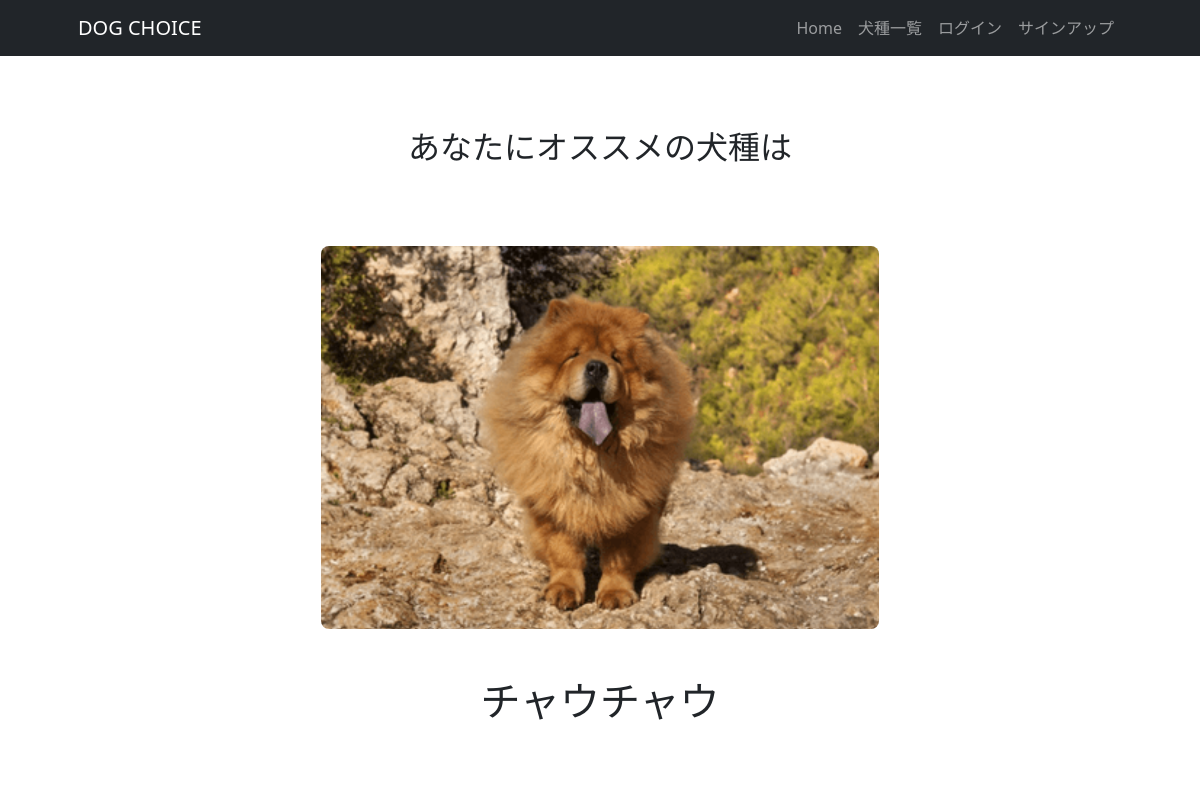
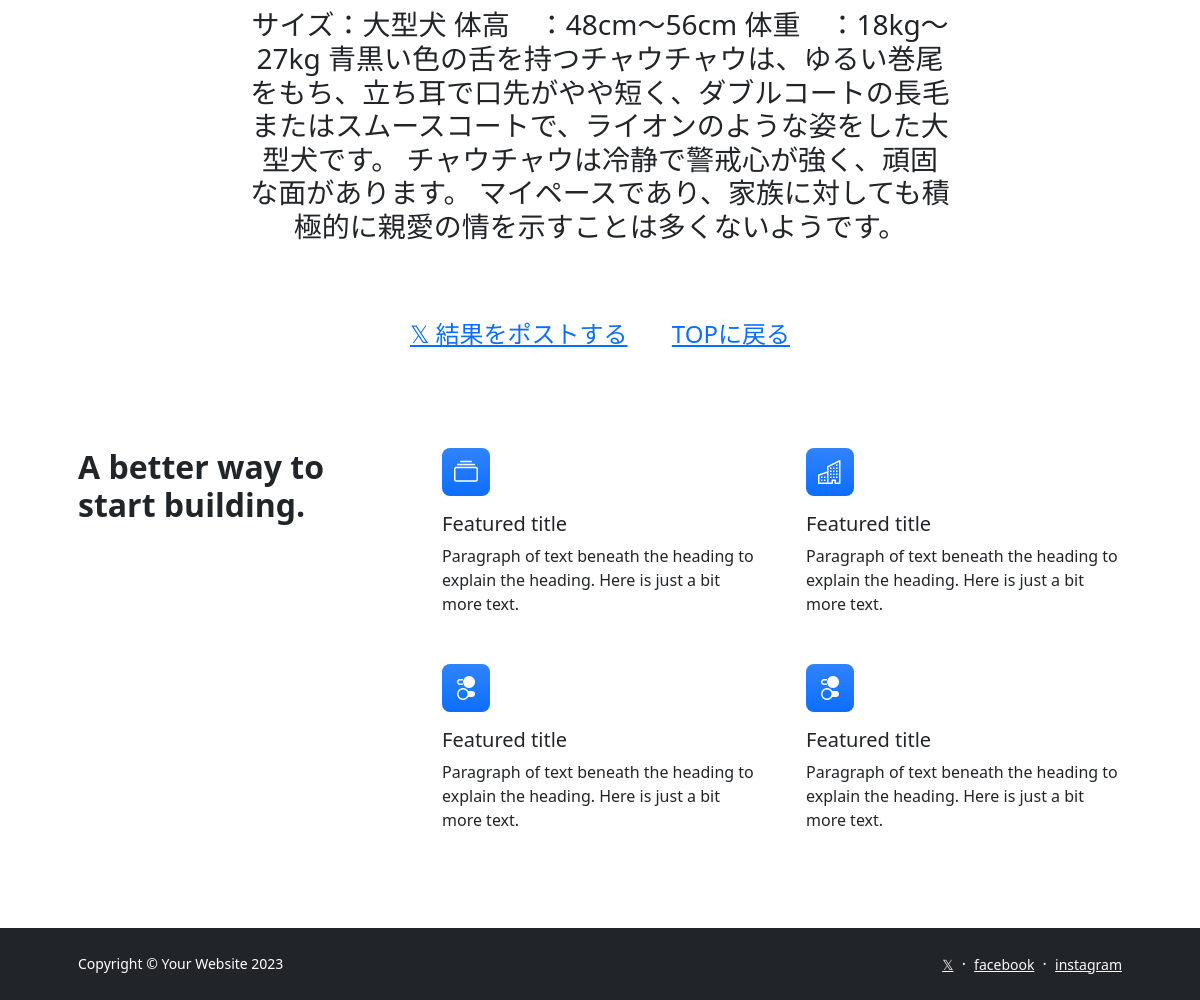
The page /dogs/9/ on the database its author committed (2 pictures, top to bottom).
### dogapp/models.py (models this page shows, shortened)
class Dogs(models.Model):
    dog_name = models.CharField(verbose_name='犬名', max_length=200)
    image = models.ImageField(verbose_name='イメージ', upload_to='photos')
    comment = models.TextField(verbose_name='コメント',)

### dogapp/views.py (the view)
# urls.py: path('dogs/<int:dog_id>/', views.dog_detail, name='dog_detail'),
def dog_detail(request, dog_id):
    dog = get_object_or_404(Dogs, pk=dog_id)
    return render(request, 'dog_detail.html', {'dog': dog})

### dogapp/templates/dog_detail.html (shortened to what this page needs)
{% extends 'base.html' %}
{% load static %}
    {% block contents %}
    <br><br><br>
        <body>
            <div class="text-center">
                <h2>あなたにオススメの犬種は</h2>
            </div>
        </body>
            <br>
            <div class="container">
                <div class="row">
                    <div class="col offset-0 text-center">
                        <img src="{{ dog.image.url }}" class="img-fluid rounded-3 my-5 mx-auto" style="max-width: 50%;" alt="...">
                        <h1>{{ dog.dog_name }}</h1><br><br><br>
                        <h3 class="text-center" style="max-width: 700px; margin: 0 auto;">{{ dog.comment }}</h3>
                    </div>
                </div>
            </div>
            <br><br><br>
            <div>
            <link rel="stylesheet" href="https://cdnjs.cloudflare.com/ajax/libs/font-awesome/6.2.0/css/all.min.css">
                <div class="text-center">
                <a href="https://twitter.com/intent/tweet?url={{ request.build_absolute_uri|urlencode }}&text=あなたにオススメの犬種は･･･ 【{{ dog.dog_name }}】<<犬種診断アプリ>>であなたにぴったりのパートナー見つけませんか？
                            &via=YourTwitterHandle" target="_blank" rel="noopener noreferrer" class="large-text">𝕏 結果をポストする</a>
                <a href="{% url 'dogapp:index' %}" class="large-text">TOPに戻る</a>
                </div>
    {% endblock %}

### dogapp/templates/dog_detail.html (style rules this page uses)
.large-text { font-size: 24px; text-align: center; display: inline-block; margin: 0 20px; }

### rows shown on the page
Dogs: image (picture), dog_name "チャウチャウ", comment "サイズ：大型犬 体高 ：48cm～56cm 体重 ：18kg～27kg 青黒い色の舌を持つチャウチャウは、ゆるい巻尾をもち、立ち耳で口先がやや短く、ダブルコートの長毛またはスムースコートで、ライオンのような姿をした大型犬です。 チャウチャウは冷静で警戒心が強く、頑固な面があります。 マイペースであり、家族に対しても積極的に親愛の情を示すことは多くないようです。"
